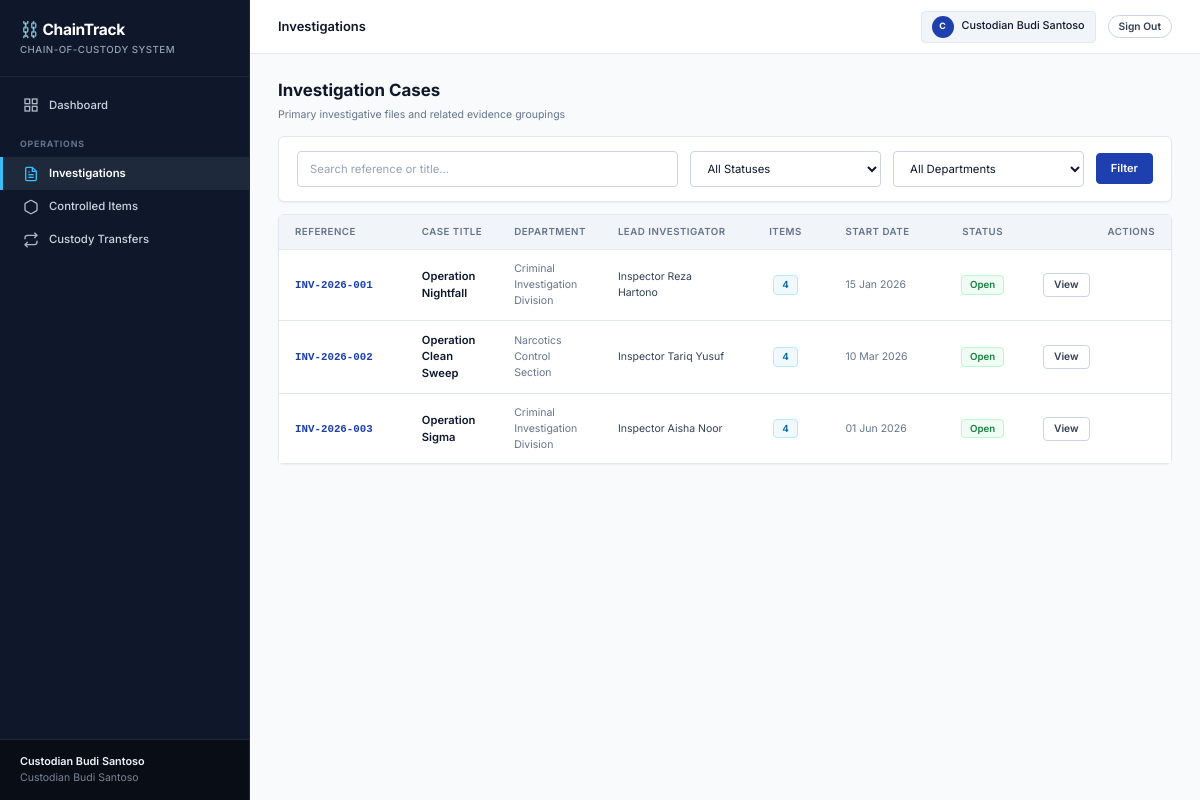
The page /investigations/index.php (signed in) on the database its author committed.
### tables this page shows
CREATE TABLE `investigations` (
  `id`            INT UNSIGNED NOT NULL AUTO_INCREMENT,
  `inv_reference` VARCHAR(80)  NOT NULL COMMENT 'e.g. INV-2026-001',
  `title`         VARCHAR(255) NOT NULL,
  `description`   TEXT         DEFAULT NULL,
  `department_id` INT UNSIGNED DEFAULT NULL,
  `lead_user_id`  INT UNSIGNED DEFAULT NULL,
  `start_date`    DATE         NOT NULL,
  `end_date`      DATE         DEFAULT NULL,
  `status`        ENUM('open','closed','archived') NOT NULL DEFAULT 'open',
  `created_by`    INT UNSIGNED NOT NULL,
  `created_at`    TIMESTAMP    NOT NULL DEFAULT CURRENT_TIMESTAMP,
  `updated_at`    TIMESTAMP    NOT NULL DEFAULT CURRENT_TIMESTAMP ON UPDATE CURRENT_TIMESTAMP,
  PRIMARY KEY (`id`),
  UNIQUE KEY `uq_inv_reference`   (`inv_reference`),
  KEY `fk_inv_department`         (`department_id`),
  KEY `fk_inv_lead_user`          (`lead_user_id`),
  KEY `fk_inv_created_by`         (`created_by`),
  KEY `idx_investigations_status` (`status`),
  CONSTRAINT `fk_inv_department` FOREIGN KEY (`department_id`) REFERENCES `departments` (`id`),
  CONSTRAINT `fk_inv_lead_user`  FOREIGN KEY (`lead_user_id`)  REFERENCES `users`       (`id`),
  CONSTRAINT `fk_inv_created_by` FOREIGN KEY (`created_by`)    REFERENCES `users`       (`id`)
);

CREATE TABLE `departments` (
  `id`          INT UNSIGNED NOT NULL AUTO_INCREMENT,
  `dept_code`   VARCHAR(30)  DEFAULT NULL,
  `dept_name`   VARCHAR(150) NOT NULL,
  `description` TEXT         DEFAULT NULL,
  `is_active`   TINYINT(1)   NOT NULL DEFAULT 1,
  `created_at`  TIMESTAMP    NOT NULL DEFAULT CURRENT_TIMESTAMP,
  PRIMARY KEY (`id`),
  UNIQUE KEY `uq_dept_code` (`dept_code`)
);

CREATE TABLE `users` (
  `id`            INT UNSIGNED NOT NULL AUTO_INCREMENT,
  `employee_id`   VARCHAR(50)  DEFAULT NULL COMMENT 'Badge / employee number',
  `full_name`     VARCHAR(150) NOT NULL,
  `email`         VARCHAR(150) NOT NULL,
  `username`      VARCHAR(80)  NOT NULL,
  `password_hash` VARCHAR(255) NOT NULL COMMENT 'PHP password_hash() BCRYPT',
  `role_id`       INT UNSIGNED NOT NULL,
  `department_id` INT UNSIGNED DEFAULT NULL,
  `is_active`     TINYINT(1)   NOT NULL DEFAULT 1,
  `last_login_at` DATETIME     DEFAULT NULL,
  `created_by`    INT UNSIGNED DEFAULT NULL COMMENT 'NULL for the first system admin',
  `created_at`    TIMESTAMP    NOT NULL DEFAULT CURRENT_TIMESTAMP,
  `updated_at`    TIMESTAMP    NOT NULL DEFAULT CURRENT_TIMESTAMP ON UPDATE CURRENT_TIMESTAMP,
  PRIMARY KEY (`id`),
  UNIQUE KEY `uq_users_email`       (`email`),
  UNIQUE KEY `uq_users_username`    (`username`),
  UNIQUE KEY `uq_users_employee_id` (`employee_id`),
  KEY `fk_users_role_id`       (`role_id`),
  KEY `fk_users_department_id` (`department_id`),
  KEY `fk_users_created_by`    (`created_by`),
  CONSTRAINT `fk_users_role`       FOREIGN KEY (`role_id`)       REFERENCES `roles`       (`id`),
  CONSTRAINT `fk_users_department` FOREIGN KEY (`department_id`) REFERENCES `departments` (`id`),
  CONSTRAINT `fk_users_creator`    FOREIGN KEY (`created_by`)    REFERENCES `users`       (`id`)
);

### includes/functions.php (called while the page is built, shortened)
<?php
function esc(mixed $value): string
{
    return htmlspecialchars((string)$value, ENT_QUOTES | ENT_SUBSTITUTE, 'UTF-8');
}
function getAllInvestigations(mysqli $db, array $filters = []): array
{
    $where = ['1=1'];
    $types = '';
    $wSql = implode(' AND ', $where);
    $sql = "SELECT inv.*,
                   d.dept_name,
                   lu.full_name AS lead_name,
                   cu.full_name AS created_by_name,
                   (SELECT COUNT(*) FROM items i WHERE i.investigation_id = inv.id) AS item_count
            FROM investigations inv
            LEFT JOIN departments d ON d.id = inv.department_id
            LEFT JOIN users lu      ON lu.id = inv.lead_user_id
            LEFT JOIN users cu      ON cu.id = inv.created_by
            WHERE {$wSql}
            ORDER BY inv.created_at DESC";
    $res = $db->query($sql);
    return $res ? $res->fetch_all(MYSQLI_ASSOC) : [];
}

### investigations/index.php (the view, shortened to what this page needs)
<?php
require_once __DIR__ . '/../includes/functions.php';
$db = getMySQL();
$filters = [
    'search'        => trim($_GET['search'] ?? ''),
    'status'        => trim($_GET['status'] ?? ''),
    'department_id' => (int)($_GET['department_id'] ?? 0) ?: null,
];
$validStatuses = ['open', 'closed', 'archived'];
if (!in_array($filters['status'], $validStatuses, true)) {
    $filters['status'] = '';
}
$investigations = getAllInvestigations($db, $filters);
$pageTitle = 'Investigations';
function invStatusBadge(string $status): string {
    $map = [
        'open'     => ['Open',     'success'],
        'closed'   => ['Closed',   'danger'],
        'archived' => ['Archived', 'secondary'],
    ];
    $s = $map[$status] ?? [ucfirst($status), 'secondary'];
    return "<span class=\"badge bg-{$s[1]}\">{$s[0]}</span>";
}
?>
<!DOCTYPE html>
<html lang="en">
<head>
  <link rel="stylesheet" href="/public/css/chaintrack.css">
</head>
<body>
<div id="ct-sidebar-wrap">
<?php require_once __DIR__ . '/../views/layouts/sidebar.php'; ?>
<div id="ct-main">
  <div id="ct-topbar">
    <span class="page-title"><?= esc($pageTitle) ?></span>
    <div class="topbar-right">
      <div class="ct-user-pill">
        <div class="ct-avatar"><?= strtoupper(substr($_SESSION['user_name'] ?? 'U', 0, 1)) ?></div>
        <span><?= esc($_SESSION['user_name'] ?? '') ?></span>
      </div>
      <a href="<?= $base ?>/views/auth/logout.php" class="ct-btn ct-btn-secondary ct-btn-sm" style="border-radius:99px;">Sign Out</a>
    </div>
  </div>
  <div id="ct-content">
    <div class="d-flex justify-between align-center mb-2">
      <div>
        <h2 style="margin:0;font-size:1.25rem;">Investigation Cases</h2>
        <span class="small text-muted">Primary investigative files and related evidence groupings</span>
      </div>
    </div>
    <div class="ct-card mb-2" style="padding:14px 18px;">
      <form method="GET" class="d-flex align-center gap-2" style="margin:0;flex-wrap:wrap;">
        <div style="flex:2;min-width:200px;">
          <input type="text" name="search" class="ct-input" placeholder="Search reference or title…" value="<?= esc($filters['search']) ?>">
        </div>
        <div style="flex:1;min-width:140px;">
          <select name="status" class="ct-select">
            <option value="">All Statuses</option>
          </select>
        </div>
        <div style="flex:1;min-width:160px;">
          <select name="department_id" class="ct-select">
            <option value="">All Departments</option>
          </select>
        </div>
        <button type="submit" class="ct-btn ct-btn-primary">Filter</button>
      </form>
    </div>
    <div class="ct-card">
      <div class="ct-table-wrap">
        <table class="ct-table">
          <thead>
            <tr>
              <th style="width:130px;">Reference</th>
              <th>Case Title</th>
              <th>Department</th>
              <th>Lead Investigator</th>
              <th style="width:90px;text-align:center;">Items</th>
              <th style="width:110px;">Start Date</th>
              <th style="width:90px;text-align:center;">Status</th>
              <th style="width:150px;text-align:right;">Actions</th>
            </tr>
          </thead>
          <tbody>
            <?php foreach ($investigations as $inv): ?>
            <tr>
              <td>
                <a href="<?= $base ?>/investigations/view.php?id=<?= (int)$inv['id'] ?>" class="ref-code" style="text-decoration:none;">
                  <?= esc($inv['inv_reference']) ?>
                </a>
              </td>
              <td class="fw-600">
                <a href="<?= $base ?>/investigations/view.php?id=<?= (int)$inv['id'] ?>" style="color:var(--ct-text);text-decoration:none;">
                  <?= esc(mb_strimwidth($inv['title'], 0, 48, '…')) ?>
                </a>
              </td>
              <td class="small text-muted"><?= esc($inv['dept_name'] ?: '—') ?></td>
              <td class="small"><?= esc($inv['lead_name'] ?: '—') ?></td>
              <td style="text-align:center;">
                <span class="badge bg-primary"><?= (int)$inv['item_count'] ?></span>
              </td>
              <td class="small text-muted">
                <?= $inv['start_date'] ? date('d M Y', strtotime($inv['start_date'])) : '—' ?>
              </td>
              <td style="text-align:center;">
                <?= invStatusBadge($inv['status']) ?>
              </td>
              <td style="text-align:right;">
                <div class="d-flex gap-1 justify-end">
                  <a href="<?= $base ?>/investigations/view.php?id=<?= (int)$inv['id'] ?>" class="ct-btn ct-btn-secondary ct-btn-sm">
                    View
                  </a>
                </div>
              </td>
            </tr>
            <?php endforeach; ?>
          </tbody>
        </table>
      </div>
    </div>
  </div>
</div>
</div>
</body>
</html>

### views/layouts/sidebar.php (shortened to what this page needs)
<?php
$role = $_SESSION['user_role'] ?? '';
$userName = $_SESSION['user_name'] ?? 'Authorized User';
$roleLabel = ucfirst(str_replace('_', ' ', $role ?: 'user'));
if (!function_exists('navItem')) {
    function navItem(string $href, string $label, string $icon): string {
        $reqUri = parse_url($_SERVER['REQUEST_URI'] ?? '', PHP_URL_PATH);
        $hrefPath = parse_url($href, PHP_URL_PATH);
        $active = '';
        if ($reqUri === $hrefPath) {
            $active = ' active';
        } elseif ($hrefPath !== '' && $hrefPath !== '/' && str_contains($reqUri, rtrim(dirname($hrefPath), '/'))) {
            $active = ' active';
        }
        return '<a href="'.$href.'" class="ct-nav-item'.$active.'">'.$icon.'<span>'.$label.'</span></a>';
    }
}
$base = defined('BASE_PATH') ? BASE_PATH : '';
?>
<nav id="ct-sidebar">
  <div class="ct-brand">
    <h1>&#x26D3;&#xFE0F; <?= defined('APP_NAME') ? APP_NAME : 'ChainTrack' ?></h1>
    <small>Chain-of-Custody System</small>
  </div>
  <div class="ct-nav">
    <?= navItem($base . '/views/dashboard/index.php', 'Dashboard',
      '<svg viewBox="0 0 24 24" fill="none" stroke="currentColor" stroke-width="2"><rect x="3" y="3" width="7" height="7"/><rect x="14" y="3" width="7" height="7"/><rect x="3" y="14" width="7" height="7"/><rect x="14" y="14" width="7" height="7"/></svg>') ?>
    <div class="ct-nav-section">Operations</div>
    <?= navItem($base . '/investigations/index.php', 'Investigations',
      '<svg viewBox="0 0 24 24" fill="none" stroke="currentColor" stroke-width="2"><path d="M14 2H6a2 2 0 00-2 2v16a2 2 0 002 2h12a2 2 0 002-2V8z"/><polyline points="14 2 14 8 20 8"/><line x1="16" y1="13" x2="8" y2="13"/><line x1="16" y1="17" x2="8" y2="17"/><polyline points="10 9 9 9 8 9"/></svg>') ?>
    <?= navItem($base . '/items/index.php', 'Controlled Items',
      '<svg viewBox="0 0 24 24" fill="none" stroke="currentColor" stroke-width="2"><path d="M21 16V8a2 2 0 00-1-1.73l-7-4a2 2 0 00-2 0l-7 4A2 2 0 003 8v8a2 2 0 001 1.73l7 4a2 2 0 002 0l7-4A2 2 0 0021 16z"/></svg>') ?>
    <?= navItem($base . '/transfers/index.php', 'Custody Transfers',
      '<svg viewBox="0 0 24 24" fill="none" stroke="currentColor" stroke-width="2"><polyline points="17 1 21 5 17 9"/><path d="M3 11V9a4 4 0 014-4h14"/><polyline points="7 23 3 19 7 15"/><path d="M21 13v2a4 4 0 01-4 4H3"/></svg>') ?>
  </div>
  <div class="ct-sidebar-footer">
    <strong><?= htmlspecialchars((string)$userName, ENT_QUOTES, 'UTF-8') ?></strong>
    <span class="small" style="opacity:.8;display:block;"><?= htmlspecialchars((string)$roleLabel, ENT_QUOTES, 'UTF-8') ?></span>
  </div>
</nav>

### rows shown on the page
investigations: inv_reference "INV-2026-001", title "Operation Nightfall", department.dept_name "Criminal Investigation Division", lead_user.full_name "Inspector Reza Hartono", item_count "4", start_date "15 Jan 2026", status "Open"
investigations: inv_reference "INV-2026-002", title "Operation Clean Sweep", department.dept_name "Narcotics Control Section", lead_user.full_name "Inspector Tariq Yusuf", item_count "4", start_date "10 Mar 2026", status "Open"
investigations: inv_reference "INV-2026-003", title "Operation Sigma", department.dept_name "Criminal Investigation Division", lead_user.full_name "Inspector Aisha Noor", item_count "4", start_date "01 Jun 2026", status "Open"

### other values the page prints
APP_NAME "ChainTrack"
$label "Dashboard Investigations Controlled Items Custody Transfers"
$userName "Custodian Budi Santoso"
$roleLabel "Custodian Budi Santoso"
$pageTitle "Investigations"
substr($_SESSION['user_name'] ?? 'U', 0, 1) "C"
$_SESSION['user_name'] "Custodian Budi Santoso"
